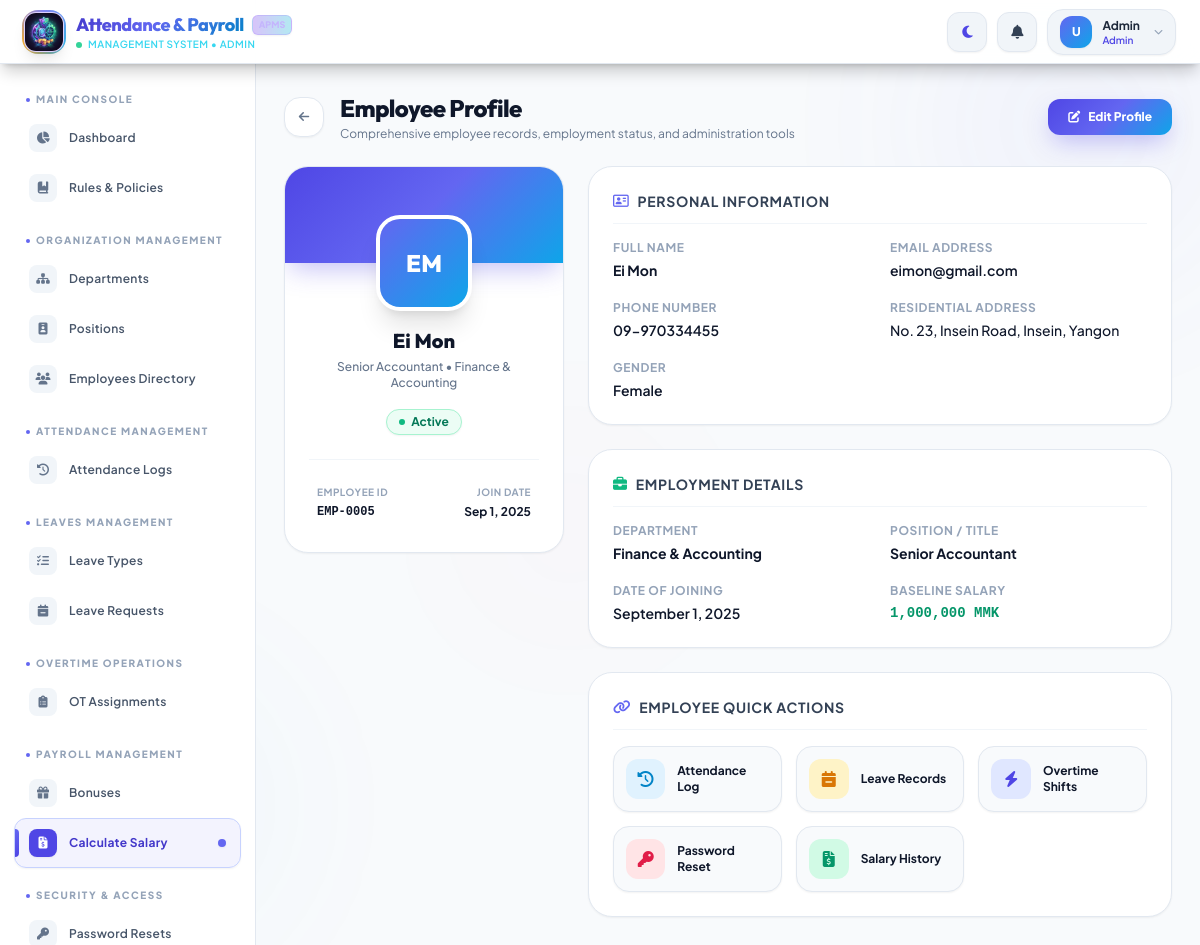
The page /admin/employee/5 (signed in) on the database its author committed.
### tables this page shows
CREATE TABLE `employee` (
  `EmpID` int NOT NULL AUTO_INCREMENT,
  `FirstName` varchar(100) NOT NULL,
  `LastName` varchar(100) NOT NULL,
  `Gender` enum('Male','Female','Other') NOT NULL DEFAULT 'Other',
  `Email` varchar(255) NOT NULL,
  `Password` varchar(255) NOT NULL,
  `PhoneNumber` varchar(30) NOT NULL,
  `Address` text NOT NULL,
  `PositionID` int NOT NULL,
  `JoinDate` date NOT NULL,
  `Status` enum('Active','Inactive') NOT NULL DEFAULT 'Active',
  `ProfilePhoto` varchar(255) DEFAULT NULL,
  `PasswordResetRequest` tinyint(1) NOT NULL DEFAULT '0',
  `is_first_login` tinyint(1) NOT NULL DEFAULT '1',
  PRIMARY KEY (`EmpID`),
  UNIQUE KEY `uq_emp_email` (`Email`),
  KEY `idx_employee_position` (`PositionID`),
  KEY `idx_employee_status` (`Status`),
  CONSTRAINT `fk_employee_position` FOREIGN KEY (`PositionID`) REFERENCES `position` (`PositionID`) ON DELETE RESTRICT ON UPDATE CASCADE
);

CREATE TABLE `position` (
  `PositionID` int NOT NULL AUTO_INCREMENT,
  `PositionName` varchar(100) NOT NULL,
  `DeptID` int NOT NULL,
  `BasicSalary` decimal(12,2) NOT NULL DEFAULT '0.00',
  PRIMARY KEY (`PositionID`),
  KEY `idx_position_dept` (`DeptID`),
  CONSTRAINT `fk_position_department` FOREIGN KEY (`DeptID`) REFERENCES `department` (`DeptID`) ON DELETE RESTRICT ON UPDATE CASCADE
);

CREATE TABLE `department` (
  `DeptID` int NOT NULL AUTO_INCREMENT,
  `DeptName` varchar(100) NOT NULL,
  PRIMARY KEY (`DeptID`),
  UNIQUE KEY `uq_dept_name` (`DeptName`)
);

### views/admin/employee_details.php (the view, shortened to what the rows shown need)
<div class="mb-6 flex flex-col sm:flex-row justify-between items-start sm:items-center gap-4" data-aos="fade-down">
    <div class="flex items-center gap-4">
        <a href="/payrollsystem/admin/employees" class="w-10 h-10 rounded-2xl bg-white dark:bg-slate-800 border border-slate-200 dark:border-slate-700 flex items-center justify-center text-slate-500 hover:text-indigo-600 hover:border-indigo-300 dark:hover:border-indigo-600 transition-colors shadow-sm">
            <i class="fa-solid fa-arrow-left text-xs"></i>
        </a>
        <div>
            <h1 class="text-2xl font-extrabold text-slate-900 dark:text-white tracking-tight font-outfit">Employee Profile</h1>
            <p class="text-slate-500 dark:text-slate-400 text-xs mt-0.5">Comprehensive employee records, employment status, and administration tools</p>
        </div>
    </div>
    <button onclick="document.getElementById('editModal').classList.remove('hidden')" class="px-5 py-2.5 rounded-xl bg-gradient-to-r from-indigo-600 to-violet-600 hover:from-indigo-500 hover:to-violet-500 text-white text-xs font-extrabold shadow-lg shadow-indigo-500/25 hover:scale-105 active:scale-95 transition-all flex items-center gap-2">
        <i class="fa-solid fa-pen-to-square"></i>
        <span>Edit Profile</span>
    </button>
</div>
<div class="grid grid-cols-1 lg:grid-cols-3 gap-6">
    <div class="lg:col-span-1" data-aos="fade-up" data-aos-delay="0">
        <div class="bg-white dark:bg-slate-800 rounded-3xl shadow-sm border border-slate-200 dark:border-slate-700 overflow-hidden text-center relative pt-12 pb-8 px-6">
            <div class="w-24 h-24 rounded-3xl bg-white dark:bg-slate-800 mx-auto mb-4 border-4 border-white dark:border-slate-800 shadow-xl relative z-10 flex items-center justify-center overflow-hidden">
                <div class="w-full h-full bg-gradient-to-br from-indigo-500 to-sky-500 text-white text-2xl font-extrabold flex items-center justify-center font-outfit">
                    <?= strtoupper(substr($data['employee']['FirstName'] ?? 'E', 0, 1) . substr($data['employee']['LastName'] ?? 'M', 0, 1)) ?>
                </div>
            </div>
            <h2 class="text-xl font-extrabold text-slate-900 dark:text-white mb-1 font-outfit"><?= htmlspecialchars($data['employee']['FirstName'] . ' ' . $data['employee']['LastName']) ?></h2>
            <p class="text-xs text-slate-500 dark:text-slate-400 font-medium mb-4"><?= htmlspecialchars($data['employee']['PositionName'] ?? 'No Position') ?> &bull; <?= htmlspecialchars($data['employee']['DeptName'] ?? 'No Department') ?></p>
            <div class="inline-flex items-center px-3 py-1 rounded-full text-xs font-bold shadow-sm <?= $data['employee']['Status'] === 'Active' ? 'bg-emerald-50 text-emerald-700 border border-emerald-200 dark:bg-emerald-950/50 dark:text-emerald-300 dark:border-emerald-800' : 'bg-rose-50 text-rose-700 border border-rose-200 dark:bg-rose-950/50 dark:text-rose-300 dark:border-rose-800' ?>">
                <span class="w-1.5 h-1.5 rounded-full mr-1.5 <?= $data['employee']['Status'] === 'Active' ? 'bg-emerald-500' : 'bg-rose-500' ?>"></span>
                <?= htmlspecialchars($data['employee']['Status']) ?>
            </div>
            <hr class="my-6 border-slate-100 dark:border-slate-700">
            <div class="flex justify-between text-xs text-left px-2">
                <div>
                    <p class="text-slate-400 uppercase font-bold text-[10px] tracking-wider mb-1">Employee ID</p>
                    <p class="font-bold text-slate-900 dark:text-white font-mono">EMP-<?= htmlspecialchars(str_pad($data['employee']['EmpID'], 4, '0', STR_PAD_LEFT)) ?></p>
                </div>
                <div class="text-right">
                    <p class="text-slate-400 uppercase font-bold text-[10px] tracking-wider mb-1">Join Date</p>
                    <p class="font-bold text-slate-900 dark:text-white"><?= date('M j, Y', strtotime($data['employee']['JoinDate'])) ?></p>
                </div>
            </div>
        </div>
    </div>
    <div class="lg:col-span-2 space-y-6" data-aos="fade-up" data-aos-delay="100">
        <div class="bg-white dark:bg-slate-800 rounded-3xl shadow-sm border border-slate-200 dark:border-slate-700 p-6">
            <h3 class="text-sm font-bold uppercase tracking-wider text-slate-700 dark:text-slate-300 mb-4 flex items-center border-b border-slate-100 dark:border-slate-700 pb-3 gap-2">
                <i class="fa-regular fa-address-card text-indigo-500"></i> Personal Information
            </h3>
            <div class="grid grid-cols-1 md:grid-cols-2 gap-5">
                <div>
                    <p class="text-xs font-bold text-slate-400 uppercase tracking-wider mb-1">Full Name</p>
                    <p class="text-slate-900 dark:text-white font-bold text-sm"><?= htmlspecialchars($data['employee']['FirstName'] . ' ' . $data['employee']['LastName']) ?></p>
                </div>
                <div>
                    <p class="text-xs font-bold text-slate-400 uppercase tracking-wider mb-1">Email Address</p>
                    <p class="text-slate-900 dark:text-white font-semibold text-sm"><?= htmlspecialchars($data['employee']['Email']) ?></p>
                </div>
                <div>
                    <p class="text-xs font-bold text-slate-400 uppercase tracking-wider mb-1">Phone Number</p>
                    <p class="text-slate-900 dark:text-white font-semibold text-sm"><?= !empty($data['employee']['PhoneNumber']) ? htmlspecialchars($data['employee']['PhoneNumber']) : '<span class="text-slate-400 italic">Not provided</span>' ?></p>
                </div>
                <div>
                    <p class="text-xs font-bold text-slate-400 uppercase tracking-wider mb-1">Residential Address</p>
                    <p class="text-slate-900 dark:text-white font-medium text-sm"><?= !empty($data['employee']['Address']) ? htmlspecialchars($data['employee']['Address']) : '<span class="text-slate-400 italic">Not provided</span>' ?></p>
                </div>
                <div>
                    <p class="text-xs font-bold text-slate-400 uppercase tracking-wider mb-1">Gender</p>
                    <p class="text-slate-900 dark:text-white font-semibold text-sm"><?= htmlspecialchars($data['employee']['Gender'] ?? 'Other') ?></p>
                </div>
            </div>
        </div>
        <div class="bg-white dark:bg-slate-800 rounded-3xl shadow-sm border border-slate-200 dark:border-slate-700 p-6">
            <h3 class="text-sm font-bold uppercase tracking-wider text-slate-700 dark:text-slate-300 mb-4 flex items-center border-b border-slate-100 dark:border-slate-700 pb-3 gap-2">
                <i class="fa-solid fa-briefcase text-emerald-500"></i> Employment Details
            </h3>
            <div class="grid grid-cols-1 md:grid-cols-2 gap-5">
                <div>
                    <p class="text-xs font-bold text-slate-400 uppercase tracking-wider mb-1">Department</p>
                    <p class="text-slate-900 dark:text-white font-bold text-sm"><?= htmlspecialchars($data['employee']['DeptName'] ?? 'No Department') ?></p>
                </div>
                <div>
                    <p class="text-xs font-bold text-slate-400 uppercase tracking-wider mb-1">Position / Title</p>
                    <p class="text-slate-900 dark:text-white font-bold text-sm"><?= htmlspecialchars($data['employee']['PositionName'] ?? 'No Position') ?></p>
                </div>
                <div>
                    <p class="text-xs font-bold text-slate-400 uppercase tracking-wider mb-1">Date of Joining</p>
                    <p class="text-slate-900 dark:text-white font-semibold text-sm"><?= date('F j, Y', strtotime($data['employee']['JoinDate'])) ?></p>
                </div>
                <div>
                    <p class="text-xs font-bold text-slate-400 uppercase tracking-wider mb-1">Baseline Salary</p>
                    <p class="text-emerald-600 dark:text-emerald-400 font-extrabold font-mono text-sm"><?= number_format($data['employee']['BasicSalary']) ?> MMK</p>
                </div>
            </div>
        </div>
        <div class="bg-white dark:bg-slate-800 rounded-3xl shadow-sm border border-slate-200 dark:border-slate-700 p-6">
            <h3 class="text-sm font-bold uppercase tracking-wider text-slate-700 dark:text-slate-300 mb-4 flex items-center border-b border-slate-100 dark:border-slate-700 pb-3 gap-2">
                <i class="fa-solid fa-link text-indigo-500"></i> Employee Quick Actions
            </h3>
            <div class="grid grid-cols-1 sm:grid-cols-2 lg:grid-cols-3 gap-3.5">
                <a href="/payrollsystem/admin/attendance?search=EMP-<?= str_pad($data['employee']['EmpID'], 4, '0', STR_PAD_LEFT) ?>" class="flex items-center p-3 rounded-2xl bg-slate-50 hover:bg-indigo-50/70 border border-slate-200 hover:border-indigo-200 dark:bg-slate-900 dark:border-slate-700 dark:hover:bg-indigo-950/40 transition-all group shadow-sm">
                    <div class="w-10 h-10 rounded-xl bg-sky-100 text-sky-600 flex items-center justify-center mr-3 dark:bg-sky-950/60 dark:text-sky-400 group-hover:scale-110 transition-transform">
                        <i class="fa-solid fa-clock-rotate-left"></i>
                    </div>
                    <div>
                        <p class="font-bold text-xs text-slate-900 dark:text-white group-hover:text-indigo-600 dark:group-hover:text-sky-400 transition-colors">Attendance Log</p>
                    </div>
                </a>
                <a href="/payrollsystem/admin/leaves?search=EMP-<?= str_pad($data['employee']['EmpID'], 4, '0', STR_PAD_LEFT) ?>" class="flex items-center p-3 rounded-2xl bg-slate-50 hover:bg-indigo-50/70 border border-slate-200 hover:border-indigo-200 dark:bg-slate-900 dark:border-slate-700 dark:hover:bg-indigo-950/40 transition-all group shadow-sm">
                    <div class="w-10 h-10 rounded-xl bg-amber-100 text-amber-600 flex items-center justify-center mr-3 dark:bg-amber-950/60 dark:text-amber-400 group-hover:scale-110 transition-transform">
                        <i class="fa-solid fa-calendar-minus"></i>
                    </div>
                    <div>
                        <p class="font-bold text-xs text-slate-900 dark:text-white group-hover:text-indigo-600 dark:group-hover:text-sky-400 transition-colors">Leave Records</p>
                    </div>
                </a>
                <a href="/payrollsystem/admin/overtime_assignments?search=EMP-<?= str_pad($data['employee']['EmpID'], 4, '0', STR_PAD_LEFT) ?>" class="flex items-center p-3 rounded-2xl bg-slate-50 hover:bg-indigo-50/70 border border-slate-200 hover:border-indigo-200 dark:bg-slate-900 dark:border-slate-700 dark:hover:bg-indigo-950/40 transition-all group shadow-sm">
                    <div class="w-10 h-10 rounded-xl bg-indigo-100 text-indigo-600 flex items-center justify-center mr-3 dark:bg-indigo-950/60 dark:text-indigo-400 group-hover:scale-110 transition-transform">
                        <i class="fa-solid fa-bolt"></i>
                    </div>
                    <div>
                        <p class="font-bold text-xs text-slate-900 dark:text-white group-hover:text-indigo-600 dark:group-hover:text-sky-400 transition-colors">Overtime Shifts</p>
                    </div>
                </a>
                <button type="button" onclick="document.getElementById('editModal').classList.remove('hidden'); setTimeout(() => document.getElementById('password').focus(), 100);" class="flex items-center p-3 rounded-2xl bg-slate-50 hover:bg-indigo-50/70 border border-slate-200 hover:border-indigo-200 dark:bg-slate-900 dark:border-slate-700 dark:hover:bg-indigo-950/40 transition-all group shadow-sm text-left w-full">
                    <div class="w-10 h-10 rounded-xl bg-rose-100 text-rose-600 flex items-center justify-center mr-3 dark:bg-rose-950/60 dark:text-rose-400 group-hover:scale-110 transition-transform">
                        <i class="fa-solid fa-key"></i>
                    </div>
                    <div>
                        <p class="font-bold text-xs text-slate-900 dark:text-white group-hover:text-indigo-600 dark:group-hover:text-sky-400 transition-colors">Password Reset</p>
                    </div>
                </button>
                <a href="/payrollsystem/admin/employee_salary_history/<?= $data['employee']['EmpID'] ?>" class="flex items-center p-3 rounded-2xl bg-slate-50 hover:bg-indigo-50/70 border border-slate-200 hover:border-indigo-200 dark:bg-slate-900 dark:border-slate-700 dark:hover:bg-indigo-950/40 transition-all group shadow-sm">
                    <div class="w-10 h-10 rounded-xl bg-emerald-100 text-emerald-600 flex items-center justify-center mr-3 dark:bg-emerald-950/60 dark:text-emerald-400 group-hover:scale-110 transition-transform">
                        <i class="fa-solid fa-file-invoice-dollar"></i>
                    </div>
                    <div>
                        <p class="font-bold text-xs text-slate-900 dark:text-white group-hover:text-indigo-600 dark:group-hover:text-sky-400 transition-colors">Salary History</p>
                    </div>
                </a>
            </div>
        </div>
    </div>
</div>

### rows shown on the page
employee: FirstName+LastName "EM", FirstName+LastName "Ei Mon", PositionID.PositionName "Senior Accountant", department.DeptName "Finance & Accounting", Status "Active", EmpID "0005", JoinDate "Sep 1, 2025", Email "eimon@gmail.com", PhoneNumber "09-970334455", Address "No. 23, Insein Road, Insein, Yangon", Gender "Female", JoinDate "September 1, 2025", PositionID.BasicSalary "1,000,000"

### other values the page prints
$_SESSION['role'] "ADMIN"
substr($_SESSION['Email'] ?? ($_SESSION['first_name'] ?? 'U'), 0, 1) "U"
$_SESSION['first_name'] "Admin"
$_SESSION['role'] "Admin"
$section['label'] "MAIN CONSOLE"
$item['label'] "Dashboard"
$item['label'] "Rules & Policies"
$section['label'] "ORGANIZATION MANAGEMENT"
$item['label'] "Departments"
$item['label'] "Positions"
$item['label'] "Employees Directory"
$section['label'] "ATTENDANCE MANAGEMENT"
$item['label'] "Attendance Logs"
$section['label'] "LEAVES MANAGEMENT"
$item['label'] "Leave Types"
